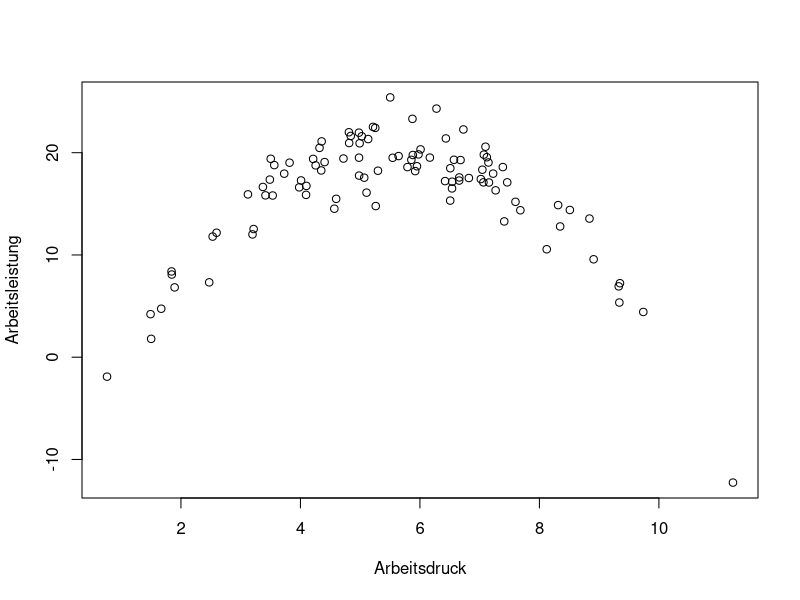

Write the R code that produced this figure.
set.seed(19)
x <- rnorm(n = 100, mean = 5.5, sd = 2)
y <- (-(x-5.5)^2) + 20 + rnorm(n= 100, mean = 0, sd = 2)
plot(x, y, xlab = "Arbeitsdruck", ylab = "Arbeitsleistung")
# cor(x,y)
remove(x)
remove(y)